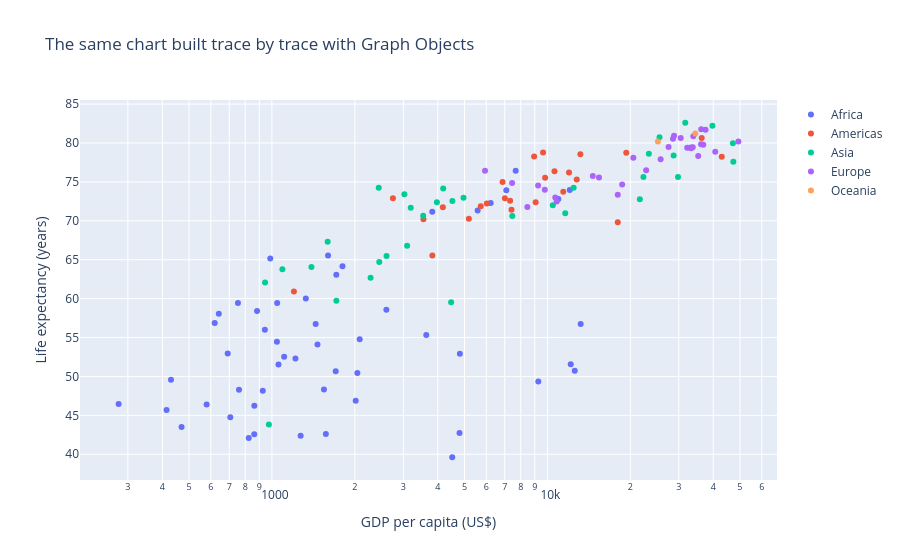

Here is the notebook cell this chart was saved with:
### Markdown cell above
The same chart with **Graph Objects**: more lines, but you control every trace. This is how you build things `px` has no function for (mixed chart types, custom hover text, dashboards).

### Code cell
fig_go = go.Figure()
for continent, group in gap2007.groupby("continent"):
    fig_go.add_trace(go.Scatter(
        x=group["gdpPercap"], y=group["lifeExp"], mode="markers", name=continent,
        text=group["country"],
        hovertemplate="<b>%{text}</b><br>GDP per capita: %{x:$,.0f}<br>Life expectancy: %{y:.1f}<extra></extra>",
    ))
fig_go.update_layout(
    title="The same chart built trace by trace with Graph Objects",
    xaxis_type="log", xaxis_title="GDP per capita (US$)", yaxis_title="Life expectancy (years)",
)
fig_go.show()

### Figure 1 — Plotly figure (JSON) as saved in the notebook; plotly's stock layout.template omitted (floating-point values rounded to 4 significant figures)
{"data": [{"hovertemplate": "<b>%{text}</b><br>GDP per capita: %{x:$,.0f}<br>Life expectancy: %{y:.1f}<extra></extra>", "mode": "markers", "name": "Africa", "text": ["Algeria", "Angola", "Benin", "Botswana", "Burkina Faso", "Burundi", "Cameroon", "Central African Republic", "Chad", "Comoros", "Congo, Dem. Rep.", "Congo, Rep.", "Cote d'Ivoire", "Djibouti", "Egypt", "Equatorial Guinea", "Eritrea", "Ethiopia", "Gabon", "Gambia", "Ghana", "Guinea", "Guinea-Bissau", "Kenya", "Lesotho", "Liberia", "Libya", "Madagascar", "Malawi", "Mali", "Mauritania", "Mauritius", "Morocco", "Mozambique", "Namibia", "Niger", "Nigeria", "Reunion", "Rwanda", "Sao Tome and Principe", "Senegal", "Sierra Leone", "Somalia", "South Africa", "Sudan", "Swaziland", "Tanzania", "Togo", "Tunisia", "Uganda", "Zambia", "Zimbabwe"], "type": "scatter", "x": [6223.0, 4797.0, 1441.0, 12570.0, 1217.0, 430.1, 2042.0, 706.0, 1704.0, 986.1, 277.6, 3633.0, 1545.0, 2082.0, 5581.0, 12150.0, 641.4, 690.8, 13210.0, 752.7, 1328.0, 942.7, 579.2, 1463.0, 1569.0, 414.5, 12060.0, 1045.0, 759.3, 1043.0, 1803.0, 10960.0, 3820.0, 823.7, 4811.0, 619.7, 2014.0, 7670.0, 863.1, 1598.0, 1712.0, 862.5, 926.1, 9270.0, 2602.0, 4513.0, 1107.0, 883.0, 7093.0, 1056.0, 1271.0, 469.7], "y": [72.3, 42.73, 56.73, 50.73, 52.3, 49.58, 50.43, 44.74, 50.65, 65.15, 46.46, 55.32, 48.33, 54.79, 71.34, 51.58, 58.04, 52.95, 56.73, 59.45, 60.02, 56.01, 46.39, 54.11, 42.59, 45.68, 73.95, 59.44, 48.3, 54.47, 64.16, 72.8, 71.16, 42.08, 52.91, 56.87, 46.86, 76.44, 46.24, 65.53, 63.06, 42.57, 48.16, 49.34, 58.56, 39.61, 52.52, 58.42, 73.92, 51.54, 42.38, 43.49]}, {"hovertemplate": "<b>%{text}</b><br>GDP per capita: %{x:$,.0f}<br>Life expectancy: %{y:.1f}<extra></extra>", "mode": "markers", "name": "Americas", "text": ["Argentina", "Bolivia", "Brazil", "Canada", "Chile", "Colombia", "Costa Rica", "Cuba", "Dominican Republic", "Ecuador", "El Salvador", "Guatemala", "Haiti", "Honduras", "Jamaica", "Mexico", "Nicaragua", "Panama", "Paraguay", "Peru", "Puerto Rico", "Trinidad and Tobago", "United States", "Uruguay", "Venezuela"], "type": "scatter", "x": [12780.0, 3822.0, 9066.0, 36320.0, 13170.0, 7007.0, 9645.0, 8948.0, 6025.0, 6873.0, 5728.0, 5186.0, 1202.0, 3548.0, 7321.0, 11980.0, 2749.0, 9809.0, 4173.0, 7409.0, 19330.0, 18010.0, 42950.0, 10610.0, 11420.0], "y": [75.32, 65.55, 72.39, 80.65, 78.55, 72.89, 78.78, 78.27, 72.23, 74.99, 71.88, 70.26, 60.92, 70.2, 72.57, 76.19, 72.9, 75.54, 71.75, 71.42, 78.75, 69.82, 78.24, 76.38, 73.75]}, {"hovertemplate": "<b>%{text}</b><br>GDP per capita: %{x:$,.0f}<br>Life expectancy: %{y:.1f}<extra></extra>", "mode": "markers", "name": "Asia", "text": ["Afghanistan", "Bahrain", "Bangladesh", "Cambodia", "China", "Hong Kong, China", "India", "Indonesia", "Iran", "Iraq", "Israel", "Japan", "Jordan", "Korea, Dem. Rep.", "Korea, Rep.", "Kuwait", "Lebanon", "Malaysia", "Mongolia", "Myanmar", "Nepal", "Oman", "Pakistan", "Philippines", "Saudi Arabia", "Singapore", "Sri Lanka", "Syria", "Taiwan", "Thailand", "Vietnam", "West Bank and Gaza", "Yemen, Rep."], "type": "scatter", "x": [974.6, 29800.0, 1391.0, 1714.0, 4959.0, 39720.0, 2452.0, 3541.0, 11610.0, 4471.0, 25520.0, 31660.0, 4519.0, 1593.0, 23350.0, 47310.0, 10460.0, 12450.0, 3096.0, 944.0, 1091.0, 22320.0, 2606.0, 3190.0, 21650.0, 47140.0, 3970.0, 4185.0, 28720.0, 7458.0, 2442.0, 3025.0, 2281.0], "y": [43.83, 75.64, 64.06, 59.72, 72.96, 82.21, 64.7, 70.65, 70.96, 59.55, 80.75, 82.6, 72.53, 67.3, 78.62, 77.59, 71.99, 74.24, 66.8, 62.07, 63.78, 75.64, 65.48, 71.69, 72.78, 79.97, 72.4, 74.14, 78.4, 70.62, 74.25, 73.42, 62.7]}, {"hovertemplate": "<b>%{text}</b><br>GDP per capita: %{x:$,.0f}<br>Life expectancy: %{y:.1f}<extra></extra>", "mode": "markers", "name": "Europe", "text": ["Albania", "Austria", "Belgium", "Bosnia and Herzegovina", "Bulgaria", "Croatia", "Czech Republic", "Denmark", "Finland", "France", "Germany", "Greece", "Hungary", "Iceland", "Ireland", "Italy", "Montenegro", "Netherlands", "Norway", "Poland", "Portugal", "Romania", "Serbia", "Slovak Republic", "Slovenia", "Spain", "Sweden", "Switzerland", "Turkey", "United Kingdom"], "type": "scatter", "x": [5937.0, 36130.0, 33690.0, 7446.0, 10680.0, 14620.0, 22830.0, 35280.0, 33210.0, 30470.0, 32170.0, 27540.0, 18010.0, 36180.0, 40680.0, 28570.0, 9254.0, 36800.0, 49360.0, 15390.0, 20510.0, 10810.0, 9787.0, 18680.0, 25770.0, 28820.0, 33860.0, 37510.0, 8458.0, 33200.0], "y": [76.42, 79.83, 79.44, 74.85, 73.0, 75.75, 76.49, 78.33, 79.31, 80.66, 79.41, 79.48, 73.34, 81.76, 78.89, 80.55, 74.54, 79.76, 80.2, 75.56, 78.1, 72.48, 74.0, 74.66, 77.93, 80.94, 80.88, 81.7, 71.78, 79.42]}, {"hovertemplate": "<b>%{text}</b><br>GDP per capita: %{x:$,.0f}<br>Life expectancy: %{y:.1f}<extra></extra>", "mode": "markers", "name": "Oceania", "text": ["Australia", "New Zealand"], "type": "scatter", "x": [34440.0, 25190.0], "y": [81.23, 80.2]}], "layout": {"title": {"text": "The same chart built trace by trace with Graph Objects"}, "xaxis": {"title": {"text": "GDP per capita (US$)"}, "type": "log"}, "yaxis": {"title": {"text": "Life expectancy (years)"}}}}
